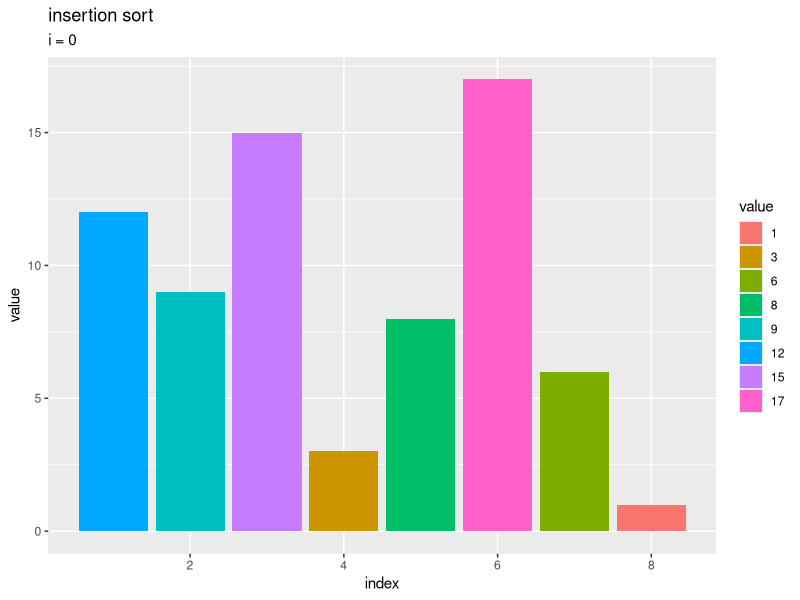
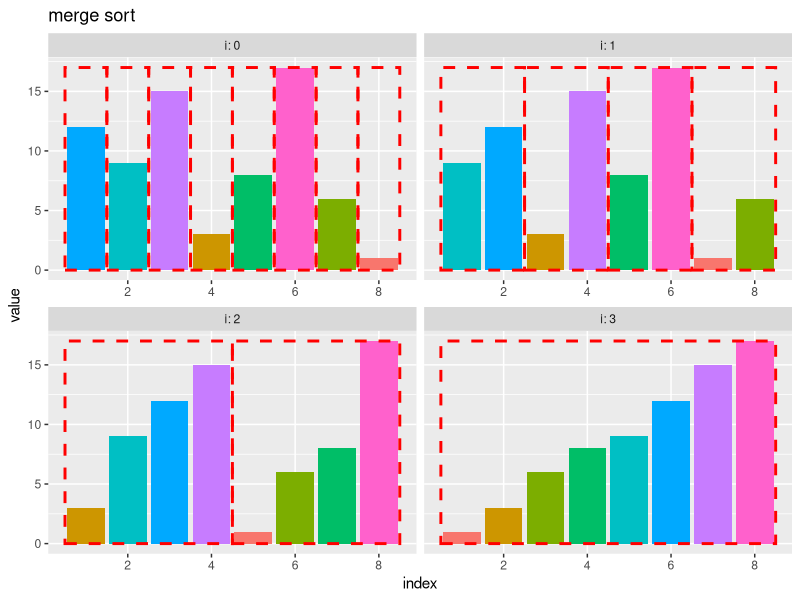

Here is the R script that generated these plots, in order: (Note: this script raises an error after producing the figures.)

# 12.4 マージソート -------------------------------------------------------------

# 利用パッケージ
library(tidyverse)
library(gganimate)

# チェック用
library(ggplot2)


# 実装 ----------------------------------------------------------------------

# マージソートの実装
merge_sort <- function(vec) {
  
  # 要素数を取得
  l <- 1
  r <- length(vec)
  
  # 要素数が1なら終了
  if(r == 1) return(vec)
  
  # 分割位置mを計算:(l ≤ m ≤ r)
  m <- l + (r - l) %/% 2
  
  # 分割してソート
  buf <- c(
    merge_sort(vec[l:m]),
    merge_sort(vec[(m+1):r]) |>
      rev()
  )
  
  # 要素ごとに処理
  idx_l <- 1
  idx_r <- 0
  for(i in 1:r) {
    
    # 小さい方を取り出して併合
    if(buf[idx_l] <= buf[r-idx_r]) {
      vec[i] <- buf[idx_l]
      idx_l <- idx_l + 1
    } else {
      vec[i] <- buf[r-idx_r]
      idx_r <- idx_r + 1
    }
    
  }
  
  # 数列を出力
  return(vec)
}


# 要素数を指定
N <- 10

# 数列を生成
a <- sample(x = 1:N, size = N, replace = FALSE)
a

# ソート
merge_sort(a)


# 可視化 ---------------------------------------------------------------------

# 分割インデックスの実装
trace_idx <- function(mat = NA, iter = 0, left, right) {
  
  # 範囲を取得
  i <- iter
  l <- left
  r <- right
  
  # 試行回数をカウント
  if(i == 0) {
    i <- 1
    mat <- matrix(data = NA, nrow = 1, ncol = r)
  } else if(l == 1) {
    i <- i + 1
    mat <- rbind(
      mat, 
      matrix(data = NA, nrow = 1, ncol = ncol(mat))
    )
  } else {
    i <- i + 1
  }
  
  # 分割位置mを計算:(l ≤ m ≤ r)
  m <- l + (r - l) %/% 2
  
  # インデックスを格納
  mat[i, l:r] <- 1:(r-l+1)
  
  # 範囲が1なら終了
  if(l == r) return(mat)
  
  # インデックスを取得
  mat <- trace_idx(mat, iter = i, left = l, right = m)
  mat <- trace_idx(mat, iter = i, left = (m+1), right = r)
  
  # インデックスを出力
  return(mat)
}


# 数列を指定
a <- c(12, 9, 15, 3, 8, 17, 6, 1)

# 要素数を取得
N <- length(a)

# 数列を格納
tmp_df <- tibble::tibble(
  i   = 0,   # 試行回数
  idx = 1:N, # インデックス
  a   = a    # 要素
)

# 数列を作図
ggplot() + 
  geom_bar(data = tmp_df, 
           mapping = aes(x = idx, y = a, fill = factor(a)), 
           stat = "identity") + 
  theme(panel.grid.minor.x = element_blank()) + 
  labs(title = "insertion sort", 
       subtitle = paste0("i = ", unique(tmp_df[["i"]])), 
       fill = "value", 
       x = "index", y = "value")


# 分割インデックスを取得
trace_idx_mat <- trace_idx(mat = NA, iter = 0, left = 1, right = N)
trace_idx_mat[is.na(trace_idx_mat)] <- 1
trace_idx_mat

# 試行回数を設定
max_iter <- nrow(trace_idx_mat)

# 数列を記録
trace_df <- tmp_df

# マージソート
for(i in (max_iter-1):1) {
  
  # 分割インデックスを取得
  l_idx_vec <- which(trace_idx_mat[i, ] == 1)
  r_idx_vec <- c(l_idx_vec[-1]-1, N)
  m_idx_vec <- l_idx_vec + (r_idx_vec - l_idx_vec) %/% 2
  
  for(j in seq_along(l_idx_vec)) {
    
    # 範囲を取得
    l <- l_idx_vec[j]
    r <- r_idx_vec[j]
    m <- m_idx_vec[j]
    
    # 数列を分割
    if(l == r) {
      buf <- a[l]
    } else {
      buf <- c(a[l:m], rev(a[(m+1):r]))
    }
    
    # 要素ごとに処理
    idx_l <- 1
    idx_r <- 0
    max_r <- length(buf)
    for(j in l:r) {
      
      # 小さい方を取り出して併合
      if(buf[idx_l] <= buf[max_r-idx_r]) {
        a[j] <- buf[idx_l]
        idx_l <- idx_l + 1
      } else {
        a[j] <- buf[max_r-idx_r]
        idx_r <- idx_r + 1
      }
    }
  }
  
  # 数列を格納
  tmp_df <- tibble::tibble(
    i   = max_iter - i, 
    idx = 1:N, 
    a   = a
  )
  
  # 数列を記録
  trace_df <- dplyr::bind_rows(trace_df, tmp_df)
  
  # 途中経過を表示
  print(paste0("--- i:", max_iter-i, " ---"))
  print(a)
}


# 入替範囲を作成
target_df <- tibble::tibble()
for(i in max_iter:1) { 
  
  # 分割インデックスを取得
  l_idx_vec <- which(trace_idx_mat[i, ] == 1)
  r_idx_vec <- c(l_idx_vec[-1]-1, N)
  
  # 座標を格納
  tmp_df <- tibble::tibble(
    i = max_iter - i, 
    x = cbind(l_idx_vec, r_idx_vec) |> 
      apply(MARGIN = 1, FUN = median), 
    y = 0.5 * max(a), 
    w = r_idx_vec - l_idx_vec + 1, 
    h = max(a)
  )
  
  # 座標を記録
  target_df <- dplyr::bind_rows(target_df, tmp_df)
}
target_df <- target_df |> 
  dplyr::mutate(
    g = dplyr::row_number() |> 
      factor()
  )

# 全ての試行の数列を作図
ggplot() + 
  geom_bar(data = trace_df, 
           mapping = aes(x = idx, y = a, fill = factor(a)), stat = "identity") + 
  geom_tile(data = target_df, 
            mapping = aes(x = x, y = y, width = w, height = h, group = g), 
            color = "red", alpha = 0, linewidth = 1, linetype = "dashed") + # 入替範囲
  facet_wrap(i ~ ., scales = "free_x", labeller = label_both) + # 試行ごとに分割
  theme(panel.grid.minor.x = element_blank(), 
        legend.position = "none") + 
  labs(title = "merge sort", 
       fill = "value", 
       x = "index", y = "value")


# 入替範囲を作成
target_df <- tibble::tibble()
for(i in (max_iter-1):1) { 
  
  # 分割インデックスを取得
  l_idx_vec <- which(trace_idx_mat[i, ] == 1)
  r_idx_vec <- c(l_idx_vec[-1]-1, N)
  
  # 座標を格納
  tmp_df <- tibble::tibble(
    i = max_iter - i - 1, 
    x = cbind(l_idx_vec, r_idx_vec) |> 
      apply(MARGIN = 1, FUN = median), 
    y = 0.5 * max(a), 
    w = r_idx_vec - l_idx_vec + 1, 
    h = max(a)
  )
  
  # 座標を記録
  target_df <- dplyr::bind_rows(target_df, tmp_df)
}
target_df <- target_df |> 
  dplyr::mutate(
    g = dplyr::row_number() |> 
      factor()
  )

# ソートのアニメーションを作図
graph <- ggplot() + 
  geom_bar(data = trace_df, 
           mapping = aes(x = idx, y = a, fill = factor(a)), stat = "identity") + # 全ての要素
  geom_tile(data = target_df, 
            mapping = aes(x = x, y = y, width = w, height = h, group = g), 
            color = "red", alpha = 0, linewidth = 1, linetype = "dashed") + # 入替範囲
  geom_text(data = trace_df, 
            mapping = aes(x = idx, y = 0, label = as.character(a), group = factor(a)), 
            vjust = -0.5, size = 5) + # 要素ラベル
  gganimate::transition_states(i, transition_length = 9, state_length = 1, wrap = FALSE) + # フレーム遷移
  gganimate::ease_aes("cubic-in-out") + # 遷移の緩急
  theme(panel.grid.minor.x = element_blank(), 
        legend.position = "none") + 
  labs(title = "merge sort", 
       subtitle = "i = {next_state}", 
       fill = "value", 
       x = "index", y = "value")

# 一時停止フレーム数を指定
p <- 10

# 1試行当たりのフレーム数を指定
s <- 5

# gif画像を作成
gganimate::animate(
  plot = graph, 
  nframes = (N+1 + 2*p)*s, start_pause = p, end_pause = p, fps = 50, 
  width = 1000, height = 800, 
  renderer = gganimate::gifski_renderer()
)
